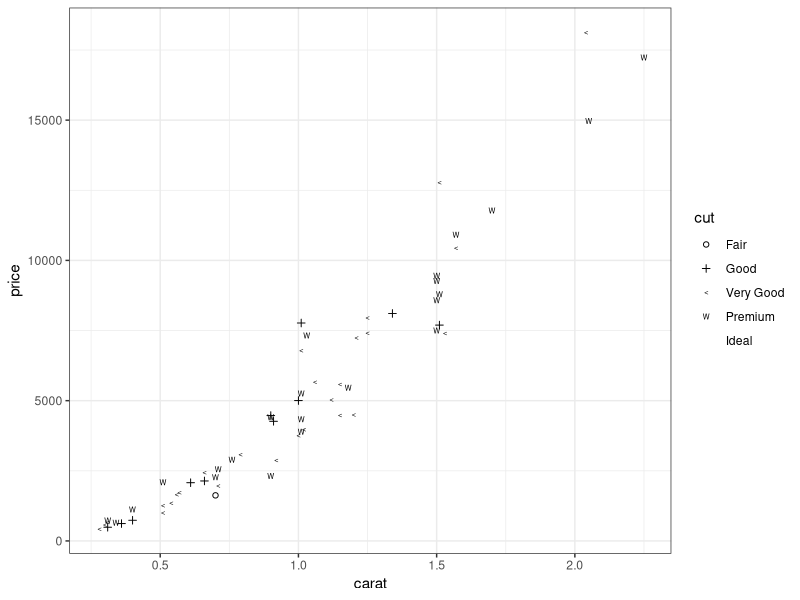
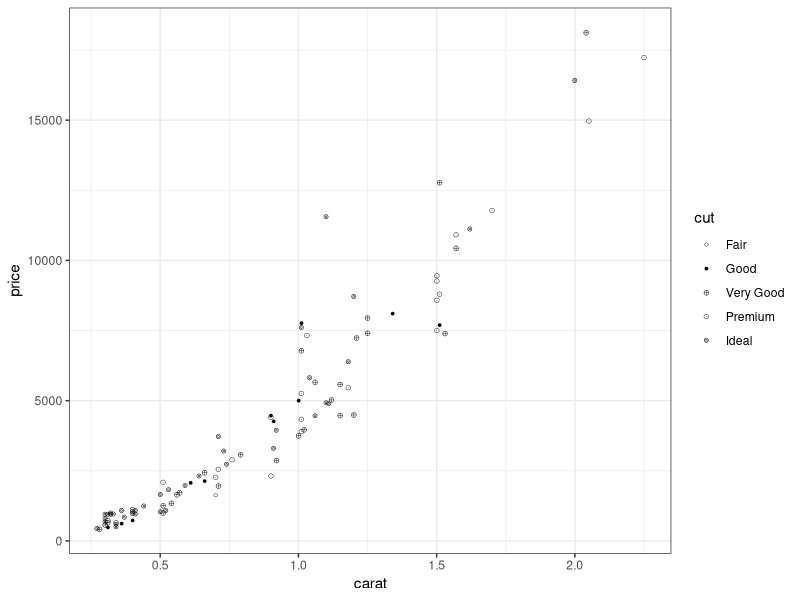

Write the R code that produced these figures, in order.
## ---- chunk 1
library(ggplot2)
library(ggthemes)
## ---- chunk 2

# overlapping symbol palette
dsamp <- diamonds[sample(nrow(diamonds), 100), ]
(qplot(carat, price, data=dsamp, shape=cut)
+ theme_bw() + scale_shape_cleveland())
# non-overlapping symbol palette
(qplot(carat, price, data=dsamp, shape=cut)
+ theme_bw() + scale_shape_cleveland(overlap=FALSE))



